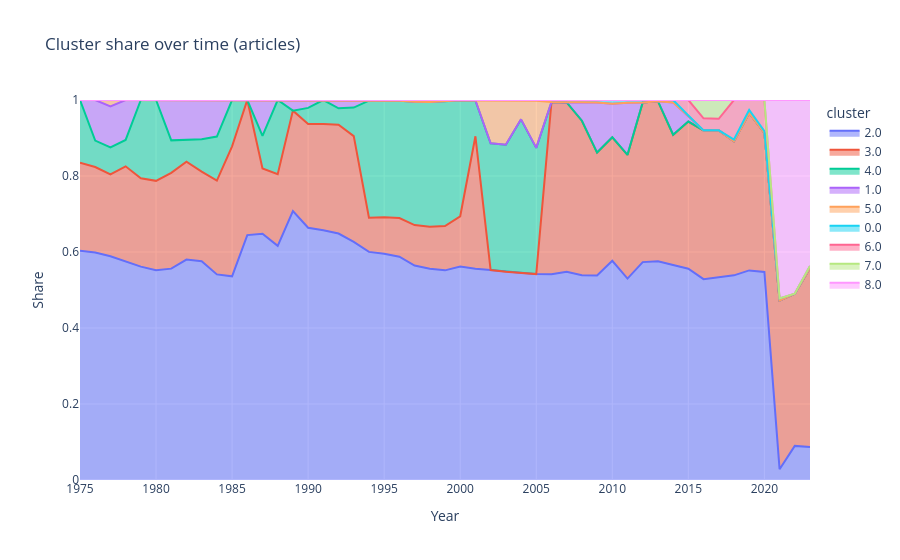

Source (notebook cell):
### Code cell
import plotly.express as px

fig = px.area(
    df_stats_cluster,
    x="year",
    y="total_articles_share",
    color="cluster",
    title="Cluster share over time (articles)"
)

fig.update_layout(
    yaxis_range=[0, 1],
    xaxis_title="Year",
    yaxis_title="Share"
)

fig.show()

### Figure 1 — Plotly figure (JSON) as saved in the notebook; plotly's stock layout.template omitted (floating-point values rounded to 4 significant figures)
{"data": [{"fillpattern": {"shape": ""}, "hovertemplate": "cluster=2.0<br>year=%{x}<br>total_articles_share=%{y}<extra></extra>", "legendgroup": "2.0", "line": {"color": "#636efa"}, "marker": {"symbol": "circle"}, "mode": "lines", "name": "2.0", "orientation": "v", "showlegend": true, "stackgroup": "1", "type": "scatter", "x": [1975, 1976, 1977, 1978, 1979, 1980, 1981, 1982, 1983, 1984, 1985, 1986, 1987, 1988, 1989, 1990, 1991, 1992, 1993, 1994, 1995, 1996, 1997, 1998, 1999, 2000, 2001, 2002, 2003, 2004, 2005, 2006, 2007, 2008, 2009, 2010, 2011, 2012, 2013, 2014, 2015, 2016, 2017, 2018, 2019, 2020, 2021, 2022, 2023], "xaxis": "x", "y": [0.6035, 0.5985, 0.5888, 0.5749, 0.5615, 0.5518, 0.5562, 0.58, 0.5758, 0.5411, 0.536, 0.6446, 0.6481, 0.6162, 0.7079, 0.6639, 0.6574, 0.6486, 0.6267, 0.6002, 0.5954, 0.5877, 0.5642, 0.5558, 0.5517, 0.5619, 0.5558, 0.5524, 0.5481, 0.5455, 0.5418, 0.5416, 0.5477, 0.5388, 0.5384, 0.577, 0.53, 0.5734, 0.5758, 0.5649, 0.556, 0.5285, 0.5328, 0.5386, 0.5516, 0.5476, 0.02846, 0.08975, 0.08681], "yaxis": "y"}, {"fillpattern": {"shape": ""}, "hovertemplate": "cluster=3.0<br>year=%{x}<br>total_articles_share=%{y}<extra></extra>", "legendgroup": "3.0", "line": {"color": "#EF553B"}, "marker": {"symbol": "circle"}, "mode": "lines", "name": "3.0", "orientation": "v", "showlegend": true, "stackgroup": "1", "type": "scatter", "x": [1975, 1976, 1977, 1978, 1979, 1980, 1981, 1982, 1983, 1984, 1985, 1986, 1987, 1988, 1989, 1990, 1991, 1992, 1993, 1994, 1995, 1996, 1997, 1998, 1999, 2000, 2001, 2006, 2007, 2008, 2009, 2010, 2011, 2012, 2013, 2014, 2015, 2016, 2017, 2018, 2019, 2020, 2021, 2022, 2023], "xaxis": "x", "y": [0.2312, 0.2252, 0.2153, 0.2506, 0.2324, 0.2354, 0.252, 0.2577, 0.2358, 0.2469, 0.342, 0.3554, 0.1719, 0.1884, 0.2641, 0.2728, 0.2796, 0.2863, 0.2781, 0.09018, 0.09611, 0.1017, 0.1067, 0.1109, 0.1164, 0.1322, 0.3486, 0.453, 0.4458, 0.4067, 0.3232, 0.3248, 0.3256, 0.4201, 0.4211, 0.3436, 0.3871, 0.3913, 0.3873, 0.3529, 0.4144, 0.3655, 0.4436, 0.4003, 0.4709], "yaxis": "y"}, {"fillpattern": {"shape": ""}, "hovertemplate": "cluster=4.0<br>year=%{x}<br>total_articles_share=%{y}<extra></extra>", "legendgroup": "4.0", "line": {"color": "#00cc96"}, "marker": {"symbol": "circle"}, "mode": "lines", "name": "4.0", "orientation": "v", "showlegend": true, "stackgroup": "1", "type": "scatter", "x": [1975, 1976, 1977, 1978, 1979, 1980, 1981, 1982, 1983, 1984, 1985, 1987, 1988, 1990, 1991, 1992, 1993, 1994, 1995, 1996, 1997, 1998, 1999, 2000, 2001, 2002, 2003, 2004, 2005], "xaxis": "x", "y": [0.1653, 0.06948, 0.07141, 0.0695, 0.2061, 0.2128, 0.0855, 0.05699, 0.08517, 0.1159, 0.122, 0.08576, 0.1954, 0.04258, 0.06295, 0.04323, 0.0753, 0.3078, 0.3065, 0.3085, 0.3244, 0.3282, 0.3288, 0.3053, 0.09435, 0.3339, 0.334, 0.4036, 0.3323], "yaxis": "y"}, {"fillpattern": {"shape": ""}, "hovertemplate": "cluster=1.0<br>year=%{x}<br>total_articles_share=%{y}<extra></extra>", "legendgroup": "1.0", "line": {"color": "#ab63fa"}, "marker": {"symbol": "circle"}, "mode": "lines", "name": "1.0", "orientation": "v", "showlegend": true, "stackgroup": "1", "type": "scatter", "x": [1976, 1977, 1978, 1981, 1982, 1983, 1984, 1987, 1989, 1990, 1992, 1993, 2008, 2009, 2010, 2011, 2014, 2015], "xaxis": "x", "y": [0.1068, 0.1077, 0.105, 0.1062, 0.1053, 0.1033, 0.09612, 0.09423, 0.028, 0.0207, 0.02029, 0.01825, 0.04853, 0.1317, 0.0881, 0.1374, 0.08522, 0.01483], "yaxis": "y"}, {"fillpattern": {"shape": ""}, "hovertemplate": "cluster=5.0<br>year=%{x}<br>total_articles_share=%{y}<extra></extra>", "legendgroup": "5.0", "line": {"color": "#FFA15A"}, "marker": {"symbol": "circle"}, "mode": "lines", "name": "5.0", "orientation": "v", "showlegend": true, "stackgroup": "1", "type": "scatter", "x": [1977, 2002, 2003, 2004, 2005], "xaxis": "x", "y": [0.01677, 0.1125, 0.1167, 0.04834, 0.1238], "yaxis": "y"}, {"fillpattern": {"shape": ""}, "hovertemplate": "cluster=0.0<br>year=%{x}<br>total_articles_share=%{y}<extra></extra>", "legendgroup": "0.0", "line": {"color": "#19d3f3"}, "marker": {"symbol": "circle"}, "mode": "lines", "name": "0.0", "orientation": "v", "showlegend": true, "stackgroup": "1", "type": "scatter", "x": [1992, 1993, 1994, 1995, 1996, 1997, 1998, 1999, 2000, 2001, 2002, 2003, 2004, 2005, 2006, 2007, 2008, 2009, 2010, 2011, 2012, 2013, 2014, 2015, 2016, 2017, 2018, 2019, 2020, 2021, 2022, 2023], "xaxis": "x", "y": [0.001526, 0.0016, 0.001807, 0.001986, 0.002126, 0.00466, 0.005098, 0.003058, 0.000657, 0.001219, 0.001236, 0.001259, 0.002566, 0.002164, 0.005422, 0.006515, 0.006003, 0.006701, 0.01005, 0.006936, 0.006538, 0.003143, 0.006291, 0.001291, 0.0002573, 0.0002413, 0.004429, 0.007751, 0.005157, 0.005492, 0.0001248, 0.00572], "yaxis": "y"}, {"fillpattern": {"shape": ""}, "hovertemplate": "cluster=6.0<br>year=%{x}<br>total_articles_share=%{y}<extra></extra>", "legendgroup": "6.0", "line": {"color": "#FF6692"}, "marker": {"symbol": "circle"}, "mode": "lines", "name": "6.0", "orientation": "v", "showlegend": true, "stackgroup": "1", "type": "scatter", "x": [2015, 2016, 2017, 2018, 2019, 2020], "xaxis": "x", "y": [0.04071, 0.03165, 0.03015, 0.1041, 0.02628, 0.08173], "yaxis": "y"}, {"fillpattern": {"shape": ""}, "hovertemplate": "cluster=7.0<br>year=%{x}<br>total_articles_share=%{y}<extra></extra>", "legendgroup": "7.0", "line": {"color": "#B6E880"}, "marker": {"symbol": "circle"}, "mode": "lines", "name": "7.0", "orientation": "v", "showlegend": true, "stackgroup": "1", "type": "scatter", "x": [2016, 2017], "xaxis": "x", "y": [0.04826, 0.04954], "yaxis": "y"}, {"fillpattern": {"shape": ""}, "hovertemplate": "cluster=8.0<br>year=%{x}<br>total_articles_share=%{y}<extra></extra>", "legendgroup": "8.0", "line": {"color": "#FF97FF"}, "marker": {"symbol": "circle"}, "mode": "lines", "name": "8.0", "orientation": "v", "showlegend": true, "stackgroup": "1", "type": "scatter", "x": [2021, 2022, 2023], "xaxis": "x", "y": [0.5224, 0.5098, 0.4366], "yaxis": "y"}], "layout": {"legend": {"title": {"text": "cluster"}, "tracegroupgap": 0}, "title": {"text": "Cluster share over time (articles)"}, "xaxis": {"anchor": "y", "domain": [0, 1], "title": {"text": "Year"}}, "yaxis": {"anchor": "x", "domain": [0, 1], "range": [0, 1], "title": {"text": "Share"}}}}
